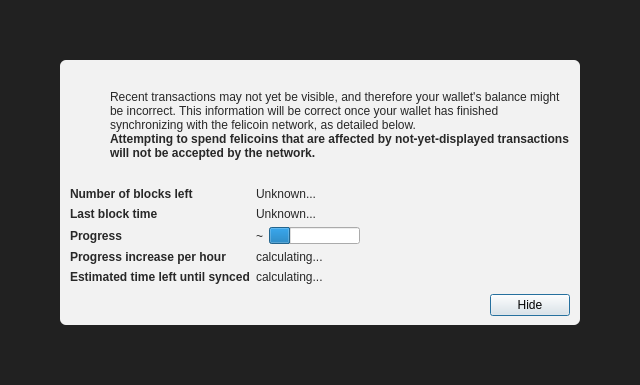
<?xml version="1.0" encoding="UTF-8"?>
<ui version="4.0">
 <class>ModalOverlay</class>
 <widget class="ModalOverlay" name="ModalOverlay">
  <property name="geometry">
   <rect>
    <x>0</x>
    <y>0</y>
    <width>640</width>
    <height>385</height>
   </rect>
  </property>
  <property name="windowTitle">
   <string>Form</string>
  </property>
  <layout class="QVBoxLayout" name="verticalLayout" stretch="0">
   <property name="sizeConstraint">
    <enum>QLayout::SetDefaultConstraint</enum>
   </property>
   <property name="leftMargin">
    <number>0</number>
   </property>
   <property name="topMargin">
    <number>0</number>
   </property>
   <property name="rightMargin">
    <number>0</number>
   </property>
   <property name="bottomMargin">
    <number>0</number>
   </property>
   <item>
    <widget class="QWidget" name="bgWidget" native="true">
     <property name="styleSheet">
      <string notr="true">#bgWidget { background: rgba(0,0,0,220); }</string>
     </property>
     <layout class="QVBoxLayout" name="verticalLayoutMain" stretch="1">
      <property name="leftMargin">
       <number>60</number>
      </property>
      <property name="topMargin">
       <number>60</number>
      </property>
      <property name="rightMargin">
       <number>60</number>
      </property>
      <property name="bottomMargin">
       <number>60</number>
      </property>
      <item>
       <widget class="QWidget" name="contentWidget" native="true">
        <property name="styleSheet">
         <string notr="true">#contentWidget { background: rgba(255,255,255,240); border-radius: 6px; }

QLabel { color: rgb(40,40,40);  }</string>
        </property>
        <layout class="QVBoxLayout" name="verticalLayoutSub" stretch="1,0,0,0">
         <property name="spacing">
          <number>0</number>
         </property>
         <property name="leftMargin">
          <number>10</number>
         </property>
         <property name="topMargin">
          <number>10</number>
         </property>
         <property name="rightMargin">
          <number>10</number>
         </property>
         <property name="bottomMargin">
          <number>10</number>
         </property>
         <item>
          <layout class="QHBoxLayout" name="horizontalLayoutIconText" stretch="0,1">
           <property name="topMargin">
            <number>20</number>
           </property>
           <item>
            <layout class="QVBoxLayout" name="verticalLayoutIcon">
             <property name="leftMargin">
              <number>0</number>
             </property>
             <item>
              <widget class="QPushButton" name="warningIcon">
               <property name="enabled">
                <bool>false</bool>
               </property>
               <property name="text">
                <string/>
               </property>
               <property name="icon">
                <iconset>
                 <normaloff>:/icons/warning</normaloff>
                 <disabledoff>:/icons/warning</disabledoff>:/icons/warning</iconset>
               </property>
               <property name="iconSize">
                <size>
                 <width>48</width>
                 <height>48</height>
                </size>
               </property>
               <property name="flat">
                <bool>true</bool>
               </property>
              </widget>
             </item>
             <item>
              <spacer name="verticalSpacerWarningIcon">
               <property name="orientation">
                <enum>Qt::Vertical</enum>
               </property>
               <property name="sizeHint" stdset="0">
                <size>
                 <width>20</width>
                 <height>40</height>
                </size>
               </property>
              </spacer>
             </item>
            </layout>
           </item>
           <item>
            <layout class="QVBoxLayout" name="verticalLayoutInfoText">
             <property name="leftMargin">
              <number>0</number>
             </property>
             <property name="topMargin">
              <number>0</number>
             </property>
             <item>
              <widget class="QLabel" name="infoText">
               <property name="text">
                <string>Recent transactions may not yet be visible, and therefore your wallet's balance might be incorrect. This information will be correct once your wallet has finished synchronizing with the felicoin network, as detailed below.</string>
               </property>
               <property name="textFormat">
                <enum>Qt::RichText</enum>
               </property>
               <property name="wordWrap">
                <bool>true</bool>
               </property>
              </widget>
             </item>
             <item>
              <widget class="QLabel" name="infoTextStrong">
               <property name="font">
                <font>
                 <weight>75</weight>
                 <bold>true</bold>
                </font>
               </property>
               <property name="text">
                <string>Attempting to spend felicoins that are affected by not-yet-displayed transactions will not be accepted by the network.</string>
               </property>
               <property name="textFormat">
                <enum>Qt::RichText</enum>
               </property>
               <property name="wordWrap">
                <bool>true</bool>
               </property>
              </widget>
             </item>
             <item>
              <spacer name="verticalSpacerInTextSpace">
               <property name="orientation">
                <enum>Qt::Vertical</enum>
               </property>
               <property name="sizeHint" stdset="0">
                <size>
                 <width>20</width>
                 <height>40</height>
                </size>
               </property>
              </spacer>
             </item>
            </layout>
           </item>
          </layout>
         </item>
         <item>
          <spacer name="verticalSpacerAfterText">
           <property name="orientation">
            <enum>Qt::Vertical</enum>
           </property>
           <property name="sizeHint" stdset="0">
            <size>
             <width>20</width>
             <height>40</height>
            </size>
           </property>
          </spacer>
         </item>
         <item>
          <layout class="QFormLayout" name="formLayout">
           <property name="fieldGrowthPolicy">
            <enum>QFormLayout::FieldsStayAtSizeHint</enum>
           </property>
           <property name="horizontalSpacing">
            <number>6</number>
           </property>
           <property name="verticalSpacing">
            <number>6</number>
           </property>
           <property name="topMargin">
            <number>10</number>
           </property>
           <item row="0" column="0">
            <widget class="QLabel" name="labelNumberOfBlocksLeft">
             <property name="font">
              <font>
               <weight>75</weight>
               <bold>true</bold>
              </font>
             </property>
             <property name="text">
              <string>Number of blocks left</string>
             </property>
            </widget>
           </item>
           <item row="0" column="1">
            <widget class="QLabel" name="numberOfBlocksLeft">
             <property name="text">
              <string>Unknown...</string>
             </property>
            </widget>
           </item>
           <item row="1" column="0">
            <widget class="QLabel" name="labelLastBlockTime">
             <property name="font">
              <font>
               <weight>75</weight>
               <bold>true</bold>
              </font>
             </property>
             <property name="text">
              <string>Last block time</string>
             </property>
            </widget>
           </item>
           <item row="1" column="1">
            <widget class="QLabel" name="newestBlockDate">
             <property name="sizePolicy">
              <sizepolicy hsizetype="Maximum" vsizetype="Preferred">
               <horstretch>0</horstretch>
               <verstretch>0</verstretch>
              </sizepolicy>
             </property>
             <property name="text">
              <string>Unknown...</string>
             </property>
            </widget>
           </item>
           <item row="2" column="0">
            <widget class="QLabel" name="labelSyncDone">
             <property name="font">
              <font>
               <weight>75</weight>
               <bold>true</bold>
              </font>
             </property>
             <property name="text">
              <string>Progress</string>
             </property>
            </widget>
           </item>
           <item row="2" column="1">
            <layout class="QHBoxLayout" name="horizontalLayoutSync" stretch="0,1">
             <item>
              <widget class="QLabel" name="percentageProgress">
               <property name="text">
                <string notr="true">~</string>
               </property>
              </widget>
             </item>
             <item>
              <widget class="QProgressBar" name="progressBar">
               <property name="value">
                <number>24</number>
               </property>
               <property name="format">
                <string/>
               </property>
              </widget>
             </item>
            </layout>
           </item>
           <item row="4" column="0">
            <widget class="QLabel" name="labelProgressIncrease">
             <property name="font">
              <font>
               <weight>75</weight>
               <bold>true</bold>
              </font>
             </property>
             <property name="text">
              <string>Progress increase per hour</string>
             </property>
            </widget>
           </item>
           <item row="4" column="1">
            <widget class="QLabel" name="progressIncreasePerH">
             <property name="text">
              <string>calculating...</string>
             </property>
            </widget>
           </item>
           <item row="5" column="0">
            <widget class="QLabel" name="labelEstimatedTimeLeft">
             <property name="font">
              <font>
               <weight>75</weight>
               <bold>true</bold>
              </font>
             </property>
             <property name="text">
              <string>Estimated time left until synced</string>
             </property>
            </widget>
           </item>
           <item row="5" column="1">
            <widget class="QLabel" name="expectedTimeLeft">
             <property name="text">
              <string>calculating...</string>
             </property>
            </widget>
           </item>
          </layout>
         </item>
         <item>
          <layout class="QHBoxLayout" name="horizontalLayoutButtons">
           <property name="leftMargin">
            <number>10</number>
           </property>
           <property name="topMargin">
            <number>10</number>
           </property>
           <item>
            <spacer name="horizontalSpacer">
             <property name="orientation">
              <enum>Qt::Horizontal</enum>
             </property>
             <property name="sizeHint" stdset="0">
              <size>
               <width>40</width>
               <height>20</height>
              </size>
             </property>
            </spacer>
           </item>
           <item>
            <widget class="QPushButton" name="closeButton">
             <property name="text">
              <string>Hide</string>
             </property>
             <property name="focusPolicy">
              <enum>Qt::StrongFocus</enum>
             </property>
             <property name="default">
              <bool>true</bool>
             </property>
            </widget>
           </item>
          </layout>
         </item>
        </layout>
       </widget>
      </item>
     </layout>
    </widget>
   </item>
  </layout>
 </widget>
 <customwidgets>
  <customwidget>
   <class>ModalOverlay</class>
   <extends>QWidget</extends>
   <header>qt/modaloverlay.h</header>
   <container>1</container>
  </customwidget>
 </customwidgets>
 <resources/>
 <connections/>
</ui>
